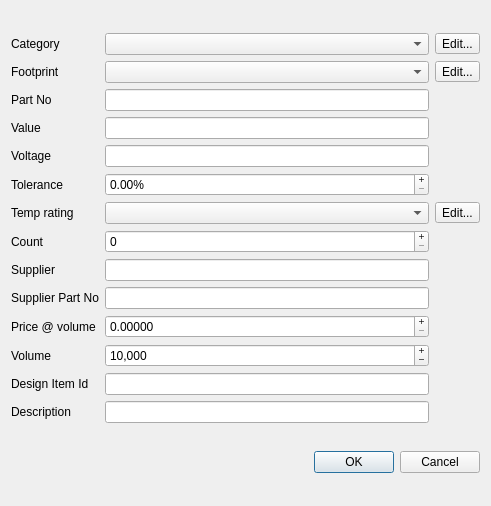
<?xml version="1.0" encoding="UTF-8"?>
<ui version="4.0">
 <class>DialogComponent</class>
 <widget class="QDialog" name="DialogComponent">
  <property name="geometry">
   <rect>
    <x>0</x>
    <y>0</y>
    <width>491</width>
    <height>506</height>
   </rect>
  </property>
  <property name="windowTitle">
   <string>Dialog</string>
  </property>
  <layout class="QVBoxLayout" name="verticalLayout">
   <item>
    <layout class="QGridLayout" name="gridLayout">
     <property name="bottomMargin">
      <number>0</number>
     </property>
     <item row="13" column="0">
      <widget class="QLabel" name="label_11">
       <property name="text">
        <string>Description</string>
       </property>
      </widget>
     </item>
     <item row="0" column="0">
      <widget class="QLabel" name="label_2">
       <property name="text">
        <string>Category</string>
       </property>
      </widget>
     </item>
     <item row="8" column="1">
      <widget class="QLineEdit" name="le_supplier">
       <property name="alignment">
        <set>Qt::AlignLeading|Qt::AlignLeft|Qt::AlignVCenter</set>
       </property>
      </widget>
     </item>
     <item row="2" column="0">
      <widget class="QLabel" name="label_4">
       <property name="text">
        <string>Part No</string>
       </property>
      </widget>
     </item>
     <item row="11" column="0">
      <widget class="QLabel" name="label_12">
       <property name="text">
        <string>Volume</string>
       </property>
      </widget>
     </item>
     <item row="11" column="1">
      <widget class="QSpinBox" name="sp_volume">
       <property name="sizePolicy">
        <sizepolicy hsizetype="Expanding" vsizetype="Fixed">
         <horstretch>0</horstretch>
         <verstretch>0</verstretch>
        </sizepolicy>
       </property>
       <property name="focusPolicy">
        <enum>Qt::StrongFocus</enum>
       </property>
       <property name="layoutDirection">
        <enum>Qt::LeftToRight</enum>
       </property>
       <property name="alignment">
        <set>Qt::AlignLeading|Qt::AlignLeft|Qt::AlignVCenter</set>
       </property>
       <property name="buttonSymbols">
        <enum>QAbstractSpinBox::PlusMinus</enum>
       </property>
       <property name="showGroupSeparator" stdset="0">
        <bool>true</bool>
       </property>
       <property name="maximum">
        <number>1000000000</number>
       </property>
       <property name="value">
        <number>10000</number>
       </property>
      </widget>
     </item>
     <item row="3" column="1">
      <widget class="QLineEdit" name="le_value">
       <property name="alignment">
        <set>Qt::AlignLeading|Qt::AlignLeft|Qt::AlignVCenter</set>
       </property>
      </widget>
     </item>
     <item row="1" column="0">
      <widget class="QLabel" name="label_3">
       <property name="text">
        <string>Footprint</string>
       </property>
      </widget>
     </item>
     <item row="1" column="1">
      <widget class="QComboBox" name="cb_footprint">
       <property name="sizePolicy">
        <sizepolicy hsizetype="MinimumExpanding" vsizetype="Fixed">
         <horstretch>0</horstretch>
         <verstretch>0</verstretch>
        </sizepolicy>
       </property>
       <property name="focusPolicy">
        <enum>Qt::StrongFocus</enum>
       </property>
      </widget>
     </item>
     <item row="10" column="0">
      <widget class="QLabel" name="label_8">
       <property name="text">
        <string>Price @ volume</string>
       </property>
      </widget>
     </item>
     <item row="9" column="0">
      <widget class="QLabel" name="label_9">
       <property name="text">
        <string>Supplier Part No</string>
       </property>
      </widget>
     </item>
     <item row="6" column="0">
      <widget class="QLabel" name="label_15">
       <property name="text">
        <string>Temp rating</string>
       </property>
      </widget>
     </item>
     <item row="12" column="0">
      <widget class="QLabel" name="label_10">
       <property name="text">
        <string>Design Item Id</string>
       </property>
      </widget>
     </item>
     <item row="0" column="1">
      <widget class="QComboBox" name="cb_category">
       <property name="sizePolicy">
        <sizepolicy hsizetype="MinimumExpanding" vsizetype="Fixed">
         <horstretch>0</horstretch>
         <verstretch>0</verstretch>
        </sizepolicy>
       </property>
       <property name="focusPolicy">
        <enum>Qt::StrongFocus</enum>
       </property>
      </widget>
     </item>
     <item row="4" column="0">
      <widget class="QLabel" name="label_13">
       <property name="text">
        <string>Voltage</string>
       </property>
      </widget>
     </item>
     <item row="6" column="1">
      <widget class="QComboBox" name="cb_temp">
       <property name="sizePolicy">
        <sizepolicy hsizetype="MinimumExpanding" vsizetype="Fixed">
         <horstretch>0</horstretch>
         <verstretch>0</verstretch>
        </sizepolicy>
       </property>
       <property name="focusPolicy">
        <enum>Qt::StrongFocus</enum>
       </property>
      </widget>
     </item>
     <item row="2" column="1">
      <widget class="QLineEdit" name="le_part_no">
       <property name="alignment">
        <set>Qt::AlignLeading|Qt::AlignLeft|Qt::AlignVCenter</set>
       </property>
      </widget>
     </item>
     <item row="4" column="1">
      <widget class="QLineEdit" name="le_voltage">
       <property name="alignment">
        <set>Qt::AlignLeading|Qt::AlignLeft|Qt::AlignVCenter</set>
       </property>
      </widget>
     </item>
     <item row="5" column="0">
      <widget class="QLabel" name="label_14">
       <property name="text">
        <string>Tolerance</string>
       </property>
      </widget>
     </item>
     <item row="3" column="0">
      <widget class="QLabel" name="label_5">
       <property name="text">
        <string>Value</string>
       </property>
      </widget>
     </item>
     <item row="9" column="1">
      <widget class="QLineEdit" name="le_supplier_part_no">
       <property name="alignment">
        <set>Qt::AlignLeading|Qt::AlignLeft|Qt::AlignVCenter</set>
       </property>
      </widget>
     </item>
     <item row="8" column="0">
      <widget class="QLabel" name="label_7">
       <property name="text">
        <string>Supplier</string>
       </property>
      </widget>
     </item>
     <item row="12" column="1">
      <widget class="QLineEdit" name="le_design_item_id">
       <property name="alignment">
        <set>Qt::AlignLeading|Qt::AlignLeft|Qt::AlignVCenter</set>
       </property>
      </widget>
     </item>
     <item row="7" column="0">
      <widget class="QLabel" name="label_6">
       <property name="text">
        <string>Count</string>
       </property>
      </widget>
     </item>
     <item row="13" column="1">
      <widget class="QLineEdit" name="le_descrtion">
       <property name="alignment">
        <set>Qt::AlignLeading|Qt::AlignLeft|Qt::AlignVCenter</set>
       </property>
      </widget>
     </item>
     <item row="7" column="1">
      <widget class="QSpinBox" name="sp_count">
       <property name="sizePolicy">
        <sizepolicy hsizetype="Expanding" vsizetype="Fixed">
         <horstretch>0</horstretch>
         <verstretch>0</verstretch>
        </sizepolicy>
       </property>
       <property name="focusPolicy">
        <enum>Qt::StrongFocus</enum>
       </property>
       <property name="layoutDirection">
        <enum>Qt::LeftToRight</enum>
       </property>
       <property name="alignment">
        <set>Qt::AlignLeading|Qt::AlignLeft|Qt::AlignVCenter</set>
       </property>
       <property name="buttonSymbols">
        <enum>QAbstractSpinBox::PlusMinus</enum>
       </property>
       <property name="showGroupSeparator" stdset="0">
        <bool>true</bool>
       </property>
       <property name="minimum">
        <number>0</number>
       </property>
       <property name="maximum">
        <number>1000000000</number>
       </property>
      </widget>
     </item>
     <item row="0" column="2">
      <widget class="QToolButton" name="btn_category">
       <property name="focusPolicy">
        <enum>Qt::NoFocus</enum>
       </property>
       <property name="text">
        <string>Edit...</string>
       </property>
      </widget>
     </item>
     <item row="1" column="2">
      <widget class="QToolButton" name="btn_footprint">
       <property name="focusPolicy">
        <enum>Qt::NoFocus</enum>
       </property>
       <property name="text">
        <string>Edit...</string>
       </property>
      </widget>
     </item>
     <item row="6" column="2">
      <widget class="QToolButton" name="btn_temp">
       <property name="focusPolicy">
        <enum>Qt::NoFocus</enum>
       </property>
       <property name="text">
        <string>Edit...</string>
       </property>
      </widget>
     </item>
     <item row="10" column="1">
      <widget class="QDoubleSpinBox" name="sp_price">
       <property name="focusPolicy">
        <enum>Qt::StrongFocus</enum>
       </property>
       <property name="layoutDirection">
        <enum>Qt::LeftToRight</enum>
       </property>
       <property name="alignment">
        <set>Qt::AlignLeading|Qt::AlignLeft|Qt::AlignVCenter</set>
       </property>
       <property name="buttonSymbols">
        <enum>QAbstractSpinBox::PlusMinus</enum>
       </property>
       <property name="correctionMode">
        <enum>QAbstractSpinBox::CorrectToNearestValue</enum>
       </property>
       <property name="showGroupSeparator" stdset="0">
        <bool>true</bool>
       </property>
       <property name="decimals">
        <number>5</number>
       </property>
       <property name="maximum">
        <double>999999999.000000000000000</double>
       </property>
       <property name="singleStep">
        <double>0.100000000000000</double>
       </property>
      </widget>
     </item>
     <item row="5" column="1">
      <widget class="QDoubleSpinBox" name="sp_tolerance">
       <property name="sizePolicy">
        <sizepolicy hsizetype="Expanding" vsizetype="Fixed">
         <horstretch>0</horstretch>
         <verstretch>0</verstretch>
        </sizepolicy>
       </property>
       <property name="focusPolicy">
        <enum>Qt::StrongFocus</enum>
       </property>
       <property name="layoutDirection">
        <enum>Qt::LeftToRight</enum>
       </property>
       <property name="frame">
        <bool>true</bool>
       </property>
       <property name="alignment">
        <set>Qt::AlignLeading|Qt::AlignLeft|Qt::AlignVCenter</set>
       </property>
       <property name="buttonSymbols">
        <enum>QAbstractSpinBox::PlusMinus</enum>
       </property>
       <property name="suffix">
        <string>%</string>
       </property>
      </widget>
     </item>
    </layout>
   </item>
   <item>
    <widget class="QDialogButtonBox" name="buttonBox">
     <property name="orientation">
      <enum>Qt::Horizontal</enum>
     </property>
     <property name="standardButtons">
      <set>QDialogButtonBox::Cancel|QDialogButtonBox::Ok</set>
     </property>
    </widget>
   </item>
  </layout>
 </widget>
 <tabstops>
  <tabstop>cb_category</tabstop>
  <tabstop>cb_footprint</tabstop>
  <tabstop>le_part_no</tabstop>
  <tabstop>le_value</tabstop>
  <tabstop>le_voltage</tabstop>
  <tabstop>cb_temp</tabstop>
  <tabstop>sp_count</tabstop>
  <tabstop>le_supplier</tabstop>
  <tabstop>le_supplier_part_no</tabstop>
  <tabstop>sp_volume</tabstop>
  <tabstop>le_design_item_id</tabstop>
  <tabstop>le_descrtion</tabstop>
 </tabstops>
 <resources/>
 <connections>
  <connection>
   <sender>buttonBox</sender>
   <signal>rejected()</signal>
   <receiver>DialogComponent</receiver>
   <slot>reject()</slot>
   <hints>
    <hint type="sourcelabel">
     <x>316</x>
     <y>260</y>
    </hint>
    <hint type="destinationlabel">
     <x>286</x>
     <y>274</y>
    </hint>
   </hints>
  </connection>
  <connection>
   <sender>buttonBox</sender>
   <signal>accepted()</signal>
   <receiver>DialogComponent</receiver>
   <slot>accept()</slot>
   <hints>
    <hint type="sourcelabel">
     <x>248</x>
     <y>254</y>
    </hint>
    <hint type="destinationlabel">
     <x>157</x>
     <y>274</y>
    </hint>
   </hints>
  </connection>
 </connections>
</ui>
